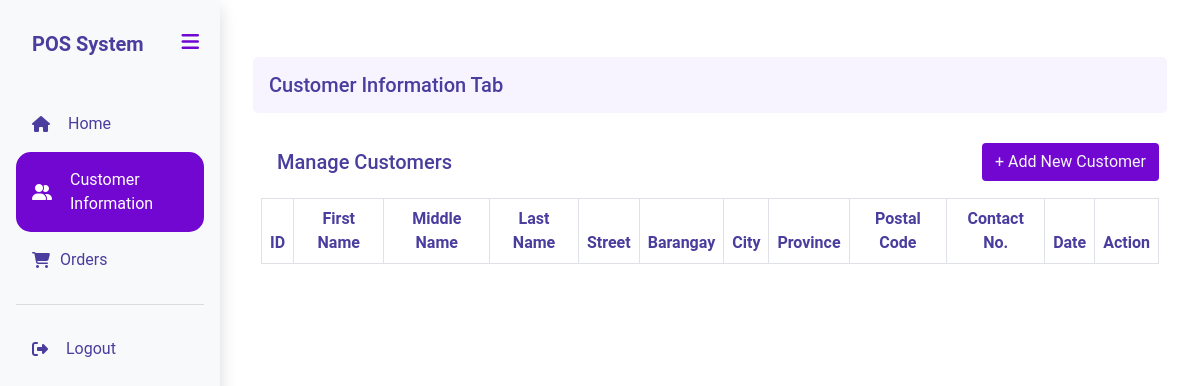
/staff/customerRead.php, run on an earlier commit of the app's database.
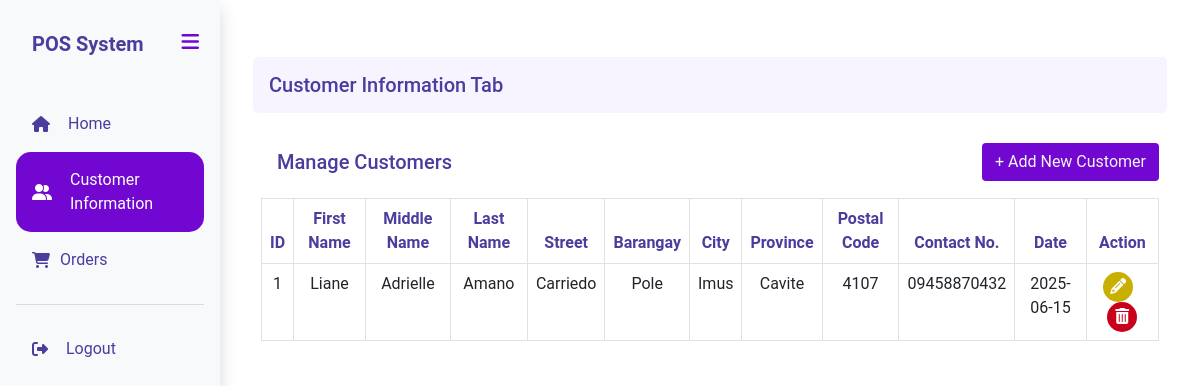
And on a later commit of the database.
### tables this page shows
CREATE TABLE `customer` (
  `c_id` int(50) NOT NULL,
  `c_fname` varchar(255) NOT NULL,
  `c_mname` varchar(255) NOT NULL,
  `c_lname` varchar(255) NOT NULL,
  `c_street` varchar(255) NOT NULL,
  `c_barangay` varchar(255) NOT NULL,
  `c_city` varchar(255) NOT NULL,
  `c_province` varchar(255) NOT NULL,
  `c_postal` int(10) NOT NULL,
  `c_contact` bigint(20) NOT NULL,
  `date_created` date NOT NULL DEFAULT current_timestamp()
);

### staff/customerRead.php (the view, shortened to what this page needs)
<?php
    include("../login.php");
	$sql = "SELECT * FROM customer";
	$result = $conn->query($sql);
?>
<!DOCTYPE html>
<html>
<head>
		<link rel="stylesheet" type="text/css" href="../bootstrap-5.0.2-dist\css\bootstrap.min.css">
		<link rel="stylesheet" type="text/css" href="../assets/admindash_style.css">
</head>
<body>
  	<div class="d-flex">
  		<?php include 'sidebarstaff.php'; ?>
	  	<div class="main-content">
			<div class="dashboard-wrapper p-2">
				<div class="container p-0 mt-4" style="background-color: #f7f3ff; border-radius: 5px;">
					<h5>Customer Information Tab</h5>
				</div>
				<div class="p-2" style="border-radius: 5px;">
				    <div class="d-flex justify-content-between align-items-center mb-2" style="margin-top: 5px;">
				    	<h5 class="m-0">Manage Customers</h5>
				        <a href="customerAdd.php" class="btn" role="button">+ Add New Customer</a>
				    </div>
				    <div class="table-responsive">
				        <table class="table table-bordered m-0" id="performance">
				            <thead>
				                <tr class="text-center">
				                    <th>ID</th>
				                    <th>First Name</th>
				                    <th>Middle Name</th>
				                    <th>Last Name</th>
				                    <th>Street</th>
				                    <th>Barangay</th>
				                    <th>City</th>
				                    <th>Province</th>
				                    <th>Postal Code</th>
				                    <th>Contact No.</th>
				                    <th>Date</th>
				                    <th>Action</th>
				                </tr>
				            </thead>
				            <?php
				            	if($result->num_rows>0)
				            	while($row=$result->fetch_assoc()){
				            ?>
				            <tbody>
				                <tr class="text-center">
				                    <td class="sale"><?php echo $row['c_id'] ?></td>
				                    <td class="sale"><?php echo $row['c_fname'] ?></td>
				                    <td class="sale"><?php echo $row['c_mname'] ?></td>
				                    <td class="sale"><?php echo $row['c_lname'] ?></td>
				                    <td class="sale"><?php echo $row['c_street'] ?></td>
				                    <td class="sale"><?php echo $row['c_barangay'] ?></td>
				                    <td class="sale"><?php echo $row['c_city'] ?></td>
				                    <td class="sale"><?php echo $row['c_province'] ?></td>
				                    <td class="sale"><?php echo $row['c_postal'] ?></td>
				                    <td class="sale">0<?php echo $row['c_contact'] ?></td>
				                    <td class="sale"><?php echo $row['date_created'] ?></td>
				                    <td class="text-center">
				                    	<span class="rounded-circle p-1 me-2 d-inline-flex justify-content-center align-items-center" style="background-color: #c9af00;width: 30px; height: 30px;">
				                    		<a href="customerUpdate.php?c_id=<?php echo $row['c_id'] ?>"><i class="fa fa-pencil" aria-hidden="true"></a></i>
				                    	</span>
				                    	<span class="rounded-circle p-1 d-inline-flex justify-content-center align-items-center" style="background-color: #c9001a; width: 30px; height: 30px;">
				                    		<a href="customerDelete.php?c_id=<?php echo $row['c_id'] ?>"><i class="fa fa-trash" aria-hidden="true"></a></i>
				                    	</span>
				                    </td>
				                </tr>
	            			</tbody>
	            			<?php
	            				}
	            			?>
	       				</table>
    				</div>
				</div>
			</div>
		</div>
	</div>
</body>
</html>

### staff/sidebarstaff.php
<?php
  $currentPage = basename($_SERVER['PHP_SELF']);
?>
<div class="sidebar d-flex flex-column shadow bg-light p-3" id="sidebar">
  <div class="d-flex justify-content-between align-items-center mb-4">
    <h5 class="m-0"><b>POS System</b></h5>
    <button id="toggleSidebar" class="btn bg-transparent">
      <i class="fas fa-bars" style="color: #7107d0; font-size: 20px;"></i>
    </button>
  </div>
  <ul class="nav flex-column">
    <li class="nav-item">
      <a href="staff.php" class="nav-link <?php echo ($currentPage == 'staff.php') ? 'active' : ''; ?>">
        <i class="fa fa-home pe-2"></i><span>Home</span>
      </a>
    </li>
    <li class="nav-item">
      <a href="customerRead.php" class="nav-link <?php echo ($currentPage == 'customerRead.php') ? 'active' : ''; ?>">
        <i class="fa fa-user-group pe-2"></i><span>Customer Information</span>
      </a>
    </li>
    <li class="nav-item">
      <a href="orderRead.php" class="nav-link <?php echo ($currentPage == 'orderRead.php') ? 'active' : ''; ?>">
        <i class="fa fa-cart-shopping"></i><span>Orders</span>
      </a>
    </li>
    <hr>
    <li class="nav-item">
      <a href="../logout.php" class="nav-link">
        <i class="fa fa-sign-out pe-2"></i><span>Logout</span>
      </a>
    </li>
  </ul>
</div>

### assets/admindash_style.css (style rules this page uses)
body { font-family: "Roboto", sans-serif; margin: 0; padding: 0; }
h5 { color: #493D9E; padding: 16px; }
hr { background-color: grey; }
.sidebar { width: 220px; position: fixed; height: 100%; transition: all 0.3s ease; }
.sidebar a { display: block; color: #493D9E; padding: 16px; }
.sidebar a.active { background-color: #7107d0; color: white; border-radius: 15px; }
.main-content { margin-left: 220px; width: calc(100% - 220px); padding: 25px; transition: margin-left 0.3s ease, width 0.3s ease; }
.dashboard-wrapper { width: 100%; margin: 0; padding: 0; }
.btn { background-color: #7107d0; color: whitesmoke; }
.rounded-circle i.fa { color: white; }
.sidebar .nav-link { display: flex; align-items: center; gap: 10px; }
#toggleSidebar { padding: 4px; margin-left: auto; }
thead tr th { font-weight: bold; color: #493D9E; }

What changed in the data, as far as the page shows it:
added customer: c_id "1", c_fname "Liane", c_mname "Adrielle", c_lname "Amano", c_street "Carriedo", c_barangay "Pole", c_city "Imus", c_province "Cavite", c_postal "4107", c_contact "9458870432", date_created "2025-06-15"
